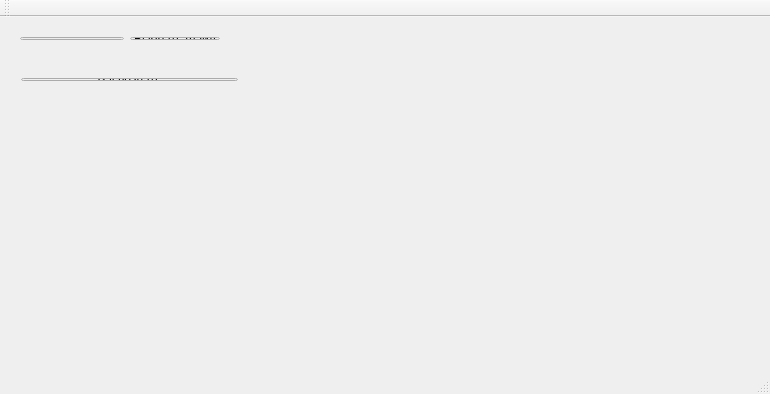
<?xml version="1.0" encoding="UTF-8"?>
<ui version="4.0">
 <class>MainWindow</class>
 <widget class="QMainWindow" name="MainWindow">
  <property name="enabled">
   <bool>true</bool>
  </property>
  <property name="geometry">
   <rect>
    <x>0</x>
    <y>0</y>
    <width>770</width>
    <height>394</height>
   </rect>
  </property>
  <property name="windowTitle">
   <string>MainWindow</string>
  </property>
  <widget class="QWidget" name="centralWidget">
   <widget class="QWidget" name="horizontalLayoutWidget">
    <property name="geometry">
     <rect>
      <x>10</x>
      <y>50</y>
      <width>239</width>
      <height>25</height>
     </rect>
    </property>
    <layout class="QHBoxLayout" name="buttonLayout">
     <item>
      <widget class="QPushButton" name="parseButton">
       <property name="text">
        <string>Распознать</string>
       </property>
      </widget>
     </item>
    </layout>
   </widget>
   <widget class="QWidget" name="verticalLayoutWidget">
    <property name="geometry">
     <rect>
      <x>10</x>
      <y>90</y>
      <width>751</width>
      <height>241</height>
     </rect>
    </property>
    <layout class="QVBoxLayout" name="tableLayout">
     <property name="sizeConstraint">
      <enum>QLayout::SetDefaultConstraint</enum>
     </property>
    </layout>
   </widget>
   <widget class="QWidget" name="horizontalLayoutWidget_2">
    <property name="geometry">
     <rect>
      <x>9</x>
      <y>9</y>
      <width>222</width>
      <height>25</height>
     </rect>
    </property>
    <layout class="QHBoxLayout" name="horizontalLayout_2">
     <item>
      <widget class="QLineEdit" name="filePathEdit"/>
     </item>
     <item>
      <widget class="QPushButton" name="changeFileButton">
       <property name="text">
        <string>Выбрать файл</string>
       </property>
      </widget>
     </item>
    </layout>
   </widget>
   <widget class="QWidget" name="verticalLayoutWidget_2">
    <property name="geometry">
     <rect>
      <x>590</x>
      <y>10</y>
      <width>171</width>
      <height>21</height>
     </rect>
    </property>
    <layout class="QVBoxLayout" name="infoLayout"/>
   </widget>
  </widget>
  <widget class="QMenuBar" name="menuBar">
   <property name="geometry">
    <rect>
     <x>0</x>
     <y>0</y>
     <width>770</width>
     <height>21</height>
    </rect>
   </property>
  </widget>
  <widget class="QToolBar" name="mainToolBar">
   <attribute name="toolBarArea">
    <enum>TopToolBarArea</enum>
   </attribute>
   <attribute name="toolBarBreak">
    <bool>false</bool>
   </attribute>
  </widget>
  <widget class="QStatusBar" name="statusBar"/>
 </widget>
 <layoutdefault spacing="6" margin="11"/>
 <resources/>
 <connections/>
</ui>
